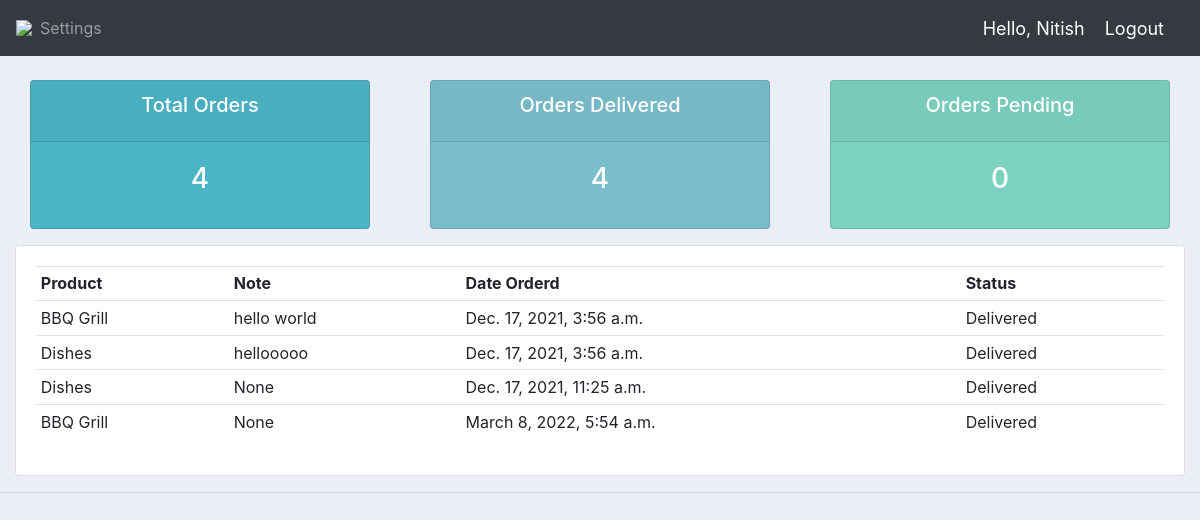
Page /user/ (signed in) on the committed database.
### accounts/models.py (models this page shows)
class Order(models.Model):
	STATUS = (
			('Pending', 'Pending'),
			('Out for delivery', 'Out for delivery'),
			('Delivered', 'Delivered'),
			)
	customer = models.ForeignKey(Customer, null=True, on_delete= models.SET_NULL)
	product = models.ForeignKey(Product, null=True, on_delete= models.SET_NULL)
	date_created = models.DateTimeField(auto_now_add=True, null=True)
	status = models.CharField(max_length=200, null=True, choices=STATUS)
	note = models.CharField(max_length=1000, null=True)

class Product(models.Model):
	CATEGORY = (
			('Indoor', 'Indoor'),
			('Out Door', 'Out Door'),
			)
	name = models.CharField(max_length=200, null=True)
	price = models.FloatField(null=True)
	category = models.CharField(max_length=200, null=True, choices=CATEGORY)
	description = models.CharField(max_length=200, null=True, blank=True)
	date_created = models.DateTimeField(auto_now_add=True, null=True)
	tags = models.ManyToManyField(Tag)
	def __str__(self):
		return self.name

### accounts/decorators.py (the view)
		def wrapper_func(request, *args, **kwargs):
			group = None
			if request.user.groups.exists():
				group = request.user.groups.all()[0].name
			if group in allowed_roles:
				return view_func(request, *args, **kwargs)
			else:
				return HttpResponse('You are not authorized to view this page')

### accounts/views.py (called while the page is built)
@login_required(login_url='login')
@allowed_users(allowed_roles=['customer'])
def userPage(request):
	orders = request.user.customer.order_set.all()
	total_orders = orders.count()
	delivered = orders.filter(status='Delivered').count()
	pending = orders.filter(status='Pending').count()
	print('ORDERS:', orders)
	context = {'orders':orders, 'total_orders':total_orders,
	'delivered':delivered,'pending':pending}
	return render(request, 'accounts/user.html', context)

### accounts/templates/accounts/user.html
{%  extends 'accounts/main.html' %}
{% block content %}
{%  include 'accounts/status.html' %}
<div class="row">
	<div class="col-md">
		<div class="card card-body">
			<table class="table table-sm">
				<tr>
					<th>Product</th>
					<th>Note</th>
					<th>Date Orderd</th>
					<th>Status</th>
				</tr>
				{% for order in orders %}
				<tr>
					<td>{{order.product}}</td>
					<td>{{order.note}}</td>
					<td>{{order.date_created}}</td>
					<td>{{order.status}}</td>
				</tr>
				{% endfor %}
			</table>
		</div>
	</div>
</div>
{% endblock content %}

### accounts/templates/accounts/navbar.html (shortened to what this page needs)
{% load static %}
<nav class="navbar navbar-expand-lg navbar-dark bg-dark">
 <img src="{% static 'images/logo.png' %}" style="max-width: 50px;">
  <div class="collapse navbar-collapse" id="navbarNav">
    <ul class="navbar-nav">
      {% if request.user.is_staff %}
      <li class="nav-item active">
        <a class="nav-link" href="{% url 'home' %}">Dashboard</a>
      </li>
      <li class="nav-item">
        <a class="nav-link" href="{% url 'products' %}">Products</a>
      </li>
      {% else %}
       <li class="nav-item">
        <a class="nav-link" href="{% url 'account' %}">Settings</a>
      </li>
      {% endif %}
    </ul>
  </div>
  <span class="hello-msg">Hello, {{request.user}}</span>
  <span ><a  class="hello-msg" href="{% url 'logout' %}">Logout</a></span>
</nav>

### static/css/main.css (style rules this page uses)
body { background-color: #ebeff5; }

### accounts/templates/accounts/navbar.html (style rules this page uses)
.hello-msg { font-size: 18px; color: #fff; margin-right: 20px; }

### rows in the picture
Order: product "BBQ Grill", note "hello world", date_created "Dec. 17, 2021, 3:56 a.m.", status "Delivered"
Order: product "Dishes", note "hellooooo", date_created "Dec. 17, 2021, 3:56 a.m.", status "Delivered"
Order: product "Dishes", note "None", date_created "Dec. 17, 2021, 11:25 a.m.", status "Delivered"
Order: product "BBQ Grill", note "None", date_created "March 8, 2022, 5:54 a.m.", status "Delivered"

### other values in the picture
{{ request.user }} "Nitish"
{{ total_orders }} "4"
{{ delivered }} "4"
{{ pending }} "0"
